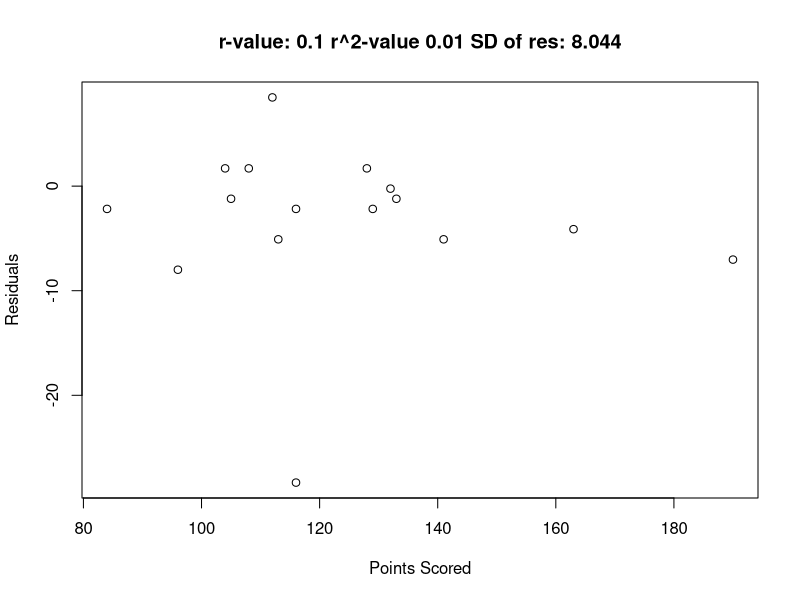

Write the R code that produced this figure.
rushing_yards <- c(163, 112, 128, 104, 96, 133, 132, 84, 141, 108, 105, 129, 116, 116, 113, 190)
points_scored <- c(16, 3, 10, 10, 20, 13, 12, 14, 17, 10, 13, 14, 41, 14, 17, 19)

cr <- function(x,y){
    n <- length(x)
    yl <- length(y)
    xy <- x * y
    sx <- sum(x)
    sy <- sum(y)
    sxy <- sum(xy)
    x2 <- x ^ 2
    y2 <- y ^ 2
    sx2 <- sum(x2)
    sy2 <- sum(y2)
    r <- ((n*sxy) - (sx * sy)) / (sqrt((((n*sx2)-(sx^2)) * ((n*sy2)-(sy^2)))))
    return(r)
}

csd <- function(a, t) {
  squared_sum <- csquared_sum_of_mean_dif(a)
  sd <- sqrt(squared_sum/(length(a)-t))
  return(sd)
}

csquared_sum_of_mean_dif <- function(a) {
  sum <- 0
  mean <- cmean(a)
  for (val in a) {
    sum <- sum + (val-mean)^2
  }
  return(sum)
}

cmean <- function(a) {
  return(sum(a)/length(a))
}

# slope
b1 <- cr(rushing_yards, points_scored)*csd(points_scored, 1)/csd(rushing_yards, 1)
# y-intercept
b0 <- mean(points_scored) - b1*mean(rushing_yards)

print(paste("y = ", b0, " + ", b1, "x", sep=""))

res <- c()
for (i in 1:length(points_scored)) {
  res <- append(res, (points_scored[i]*b1+b0)-points_scored[i])
}

r <- cr(rushing_yards, points_scored)
plot(rushing_yards, res,
main = paste("r-value:", round(r, digits=3), "r^2-value", round(r^2, digits=3), "SD of res:", round(csd(res, 2), digits=3)),
     xlab = "Points Scored",
     ylab = "Residuals")
